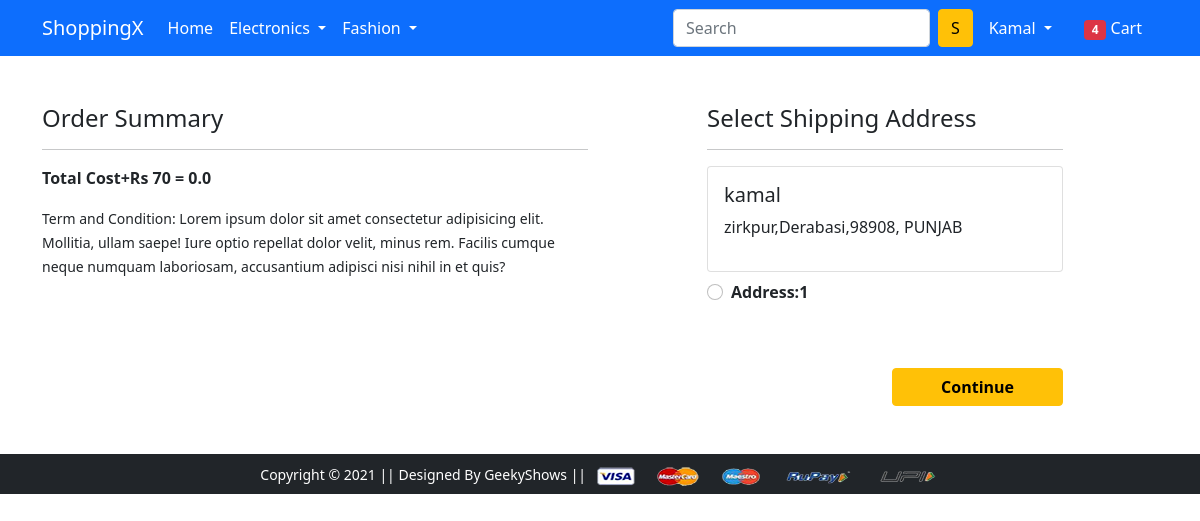
The app's page /checkout/ (signed in) with its own data.
### app/models.py (models this page shows, shortened)
class  customer(models.Model):
    user = models.ForeignKey(User,on_delete=models.CASCADE)
    name  = models.CharField(max_length=20)
    locality = models.CharField(max_length=20)
    city  = models.CharField(max_length=20)
    zipcode = models.IntegerField()
    state  = models.CharField(choices=STATE_CHOICES,max_length=20)

### app/views.py (the view)
# urls.py: path('checkout/', views.checkout, name='checkout'),
@login_required(login_url='/login/')
def checkout(request):
  user = request.user
  currentuser = customer.objects.filter(user=user)
  cart_items = Cart.objects.filter(user=user)
  amount = 0.0
  shipping_amount= 70.0
  total_amount = 0.0
  cart_product =  [ p for p in Cart.objects.all() if p.user == user]
  if cart_product:
    for p in cart_product:
        tempamount = (p.quantity * p.product.selling_price)
        amount = amount +tempamount
    total_amount =  amount +shipping_amount
  return render(request, 'app/checkout.html',{'total_amount': total_amount,'currentuser':currentuser,'cart_items':cart_items})

### app/templates/app/checkout.html (shortened to what this page needs)
{% extends 'app/base.html' %}
{% load static %}
{% block main-content %}
<div class="container">
 <div class="row mt-5">
  <div class="col-sm-6">
    <h4>Order Summary</h4>
    <hr>
      <p class = "fw-bold"> Total Cost+Rs 70  = {{total_amount}}   </p>
    <small>Term and Condition: Lorem ipsum dolor sit amet consectetur adipisicing elit. Mollitia, ullam saepe! Iure optio repellat dolor velit, minus rem. Facilis cumque neque numquam laboriosam, accusantium adipisci nisi nihil in et quis?</small>
  </div>
  <div class="col-sm-4 offset-sm-1">
    <h4>Select Shipping Address</h4>
    <hr>
    <form action="/paymentdone">
      {%  for user in currentuser %}
      <div class="card">
        <div class="card-body">
        <h5>{{user.name}}</h5>
        <p>{{user.locality}},{{user.city}},{{user.zipcode}}, {{user.state}}</p>
        </div>
      </div>
        <div class="form-check mt-2 mb-5">
          <input class="form-check-input" type="radio" name="custid" id="custadd{{forloop.counter}}" value="{{user.id}}">
          <label class="form-check-label fw-bold" for=" custadd{{forloop.counter}} " >
            Address:{{forloop.counter}} </label>
        </div>
        {% endfor %}
        <div class="text-end">
          <button type="submit" class="btn btn-warning mt-3 px-5 fw-bold">Continue</button>
        </div>
      </form>
    </div>
  </div>
</div>
{% endblock main-content %}

### app/templates/app/base.html (shortened to what this page needs)
<!doctype html>
{% load static %}
<html lang="en">
  <head>
    <link href="https://cdn.jsdelivr.net/npm/bootstrap@5.0.0-beta1/dist/css/bootstrap.min.css" rel="stylesheet">
    <link rel="stylesheet" href="{% static 'app/css/owl.carousel.min.css' %}">
    <link rel="stylesheet" href="{% static 'app/css/all.min.css' %}">
    <link rel="stylesheet" href="{% static 'app/css/style.css' %}">
  </head>
  <body>
    <nav class="navbar navbar-expand-lg navbar-dark bg-primary">
     <div class="container">
       <a class="navbar-brand" href="/">ShoppingX</a>
       <div class="collapse navbar-collapse" id="navbarSupportedContent">
         <ul class="navbar-nav me-auto mb-2 mb-lg-0">
           <li class="nav-item">
             <a class="nav-link active" aria-current="page" href="/">Home</a>
           </li>
           <li class="nav-item dropdown">
             <a class="nav-link dropdown-toggle text-white" href="#" id="electronicsDropdown" role="button" data-bs-toggle="dropdown" aria-expanded="false">
               Electronics
             </a>
           </li>
           <li class="nav-item dropdown">
             <a class="nav-link dropdown-toggle text-white" href="#" id="fashionDropdown" role="button" data-bs-toggle="dropdown" aria-expanded="false">
               Fashion
             </a>
           </li>
         </ul>
         <form class="d-flex">
           <input class="form-control me-2" type="search" placeholder="Search" aria-label="Search">
           <button class="btn btn-warning" type="submit">S</button>
         </form>
         {% if user.is_authenticated %}
         <div>
          <ul class="navbar-nav me-auto mb-2 mb-lg-0">
           <li class="nav-item dropdown mx-2">
              <a class="nav-link dropdown-toggle text-white" href="#" id="profileDropdown" role="button" data-bs-toggle="dropdown" aria-expanded="false">
               <span class = "text-capitalize">  {{request.user}}</span>
              </a>
            </li>
            <li class="nav-item mx-2">
             <a href="{% url 'showcart' %}" class="nav-link text-white"><span class="badge bg-danger">4</span> Cart </a>
            </li>
            {% endif %}
          </ul>
         </div>
       </div>
     </div>
    </nav>
    {% block main-content %} {% endblock main-content %}
    <footer class="container-fluid bg-dark text-center p-2 mt-5">
        <small class="text-white">Copyright &copy; 2021 || Designed By GeekyShows || </small>
        <img src="{% static 'app/images/payment.png' %}" alt="" srcset="" class="img-fluid" height="2px">
    </footer>
  </body>
</html>

### records on screen
customer: name "kamal", locality "zirkpur", city "Derabasi", zipcode "98908", state "PUNJAB"

### other values on screen
{{ request.user }} "Kamal"
{{ total_amount }} "0.0"
